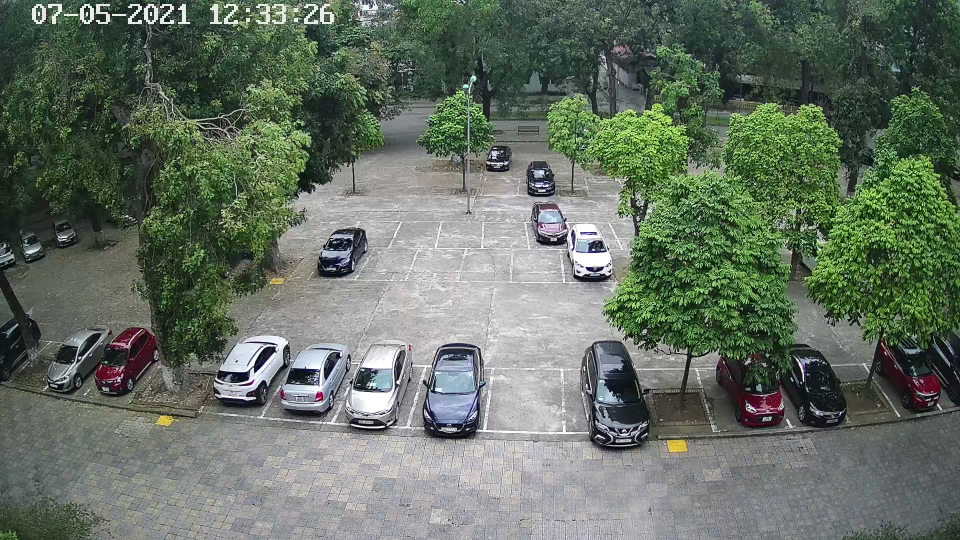
#> input picture data/00100.jpg, 1920 x 1080 px (shown at 1/2 size); its folder holds only this picture in this run
$ python -i Tracking.py   (imports and definitions only)   (older library calls are emulated)
#> lines starting #> are read from the running program, lines starting #| are printed output that depends on the picture; after the words box and inside, x2 and y2 are one past the last pixel; in counts of white or black regions, pixels touching at a corner belong together
#> further down, picture is the input picture: shape (1080, 1920, 3); mean B, G, R 98.7, 112.1, 100.5
from __future__ import print_function
from re import X
import cv2
from random import randint
import imutils
from matplotlib.pyplot import box
import numpy as np
import math
import time

    #---------------------------Variable-------------------------#
im_lower = np.array([20, 75, 75], dtype="uint8")
im_upper = np.array([35, 255, 255], dtype="uint8")
kernel = np.ones((3, 3), np.uint8)

trackerTypes = ['BOOSTING', 'MIL', 'KCF', 'TLD', 'MEDIANFLOW', 'GOTURN', 'MOSSE', 'CSRT']

check = False

# quit if unable to read the video file

#Center of previous boxes
# pre_centroid = [(478, 595), (1163, 624), (300, 857), (1222, 907)]
pre_centroid = []

# bboxes = [(442, 542, 110, 106), (1124, 570, 116, 108), (270, 804, 98, 106), (1176, 854, 130, 106)]
img_array = []

#waitKey
count = 0
aa = 1

#store lost landmark's name
lost_box_store = []

#store order of landmark
num = [0, 1, 2, 3]

#for fixing tracking area
# bboxes_num_def = dict(zip(num, bboxes))

lost_box = None
average_dist = -2

#---------------------------Pre_process-------------------------#

def landmark_recog2(img):
    img_copy = img.copy()
    im_hsv = cv2.cvtColor(img_copy, cv2.COLOR_BGR2HSV)
#> im_hsv: shape (1080, 1920, 3); mean H, S, V 71.8, 60.1, 114
    im_mask = cv2.inRange(im_hsv, im_lower, im_upper)
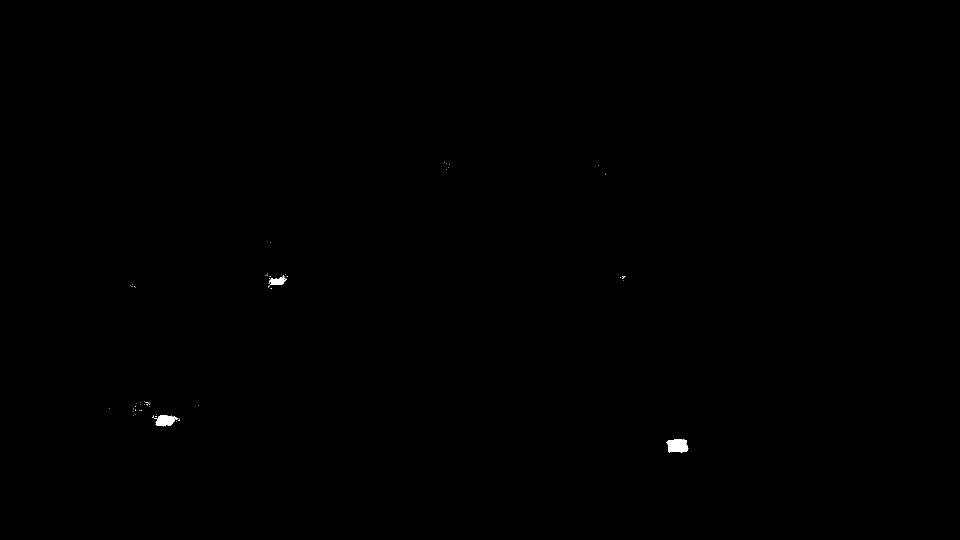
#> im_mask: shape (1080, 1920) (shown at 1/2 size); 0.1% white; 69 white regions (66 under 20 px), largest, box (x1, y1, x2, y2) and area: (1333, 879, 1377, 905) 959, (308, 830, 356, 853) 680, (538, 553, 574, 570) 347
    im_mask = cv2.morphologyEx(im_mask, cv2.MORPH_OPEN, kernel)
#> im_mask: shape (1080, 1920); 0.09% white; 3 white regions
    cnts, _ = cv2.findContours(im_mask, cv2.RETR_EXTERNAL, cv2.CHAIN_APPROX_SIMPLE)
#> cnts = 3 contours; box (x1, y1, x2, y2) and area: (1334, 879, 1376, 905) 894, (313, 830, 349, 852) 578, (541, 557, 568, 570) 238
    # cnts = cnts[0] if imutils.is_cv2() else cnts[1]
    cntsSorted = sorted(cnts, key=lambda x: cv2.contourArea(x), reverse=True)
#> cntsSorted has the same summary as cnts
    cntsSorted = cntsSorted[:3]
    # sort = imutils.grab_contours(cnts)
    # print(cntsSorted)
    # exit()
    return cntsSorted


# [16 lines left out: function landmark_recog, not called in this run]

#Return center of tracking box
def center(box):
    cent = ((int(box[0] + box[2] / 2)), (int(box[1] + box[3] / 2)))
    return cent

# [178 lines left out: function module, not called in this run]

    # [5 lines of commented-out code are left out]


>>> import cv2
>>> picture = cv2.imread('data/00100.jpg')
>>> result = landmark_recog2(picture)
#> result has the same summary as cnts in landmark_recog2
